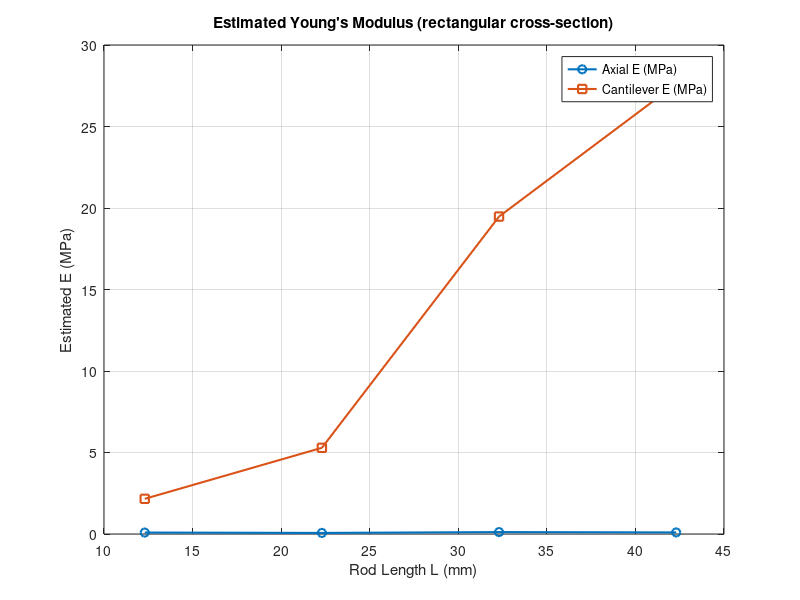
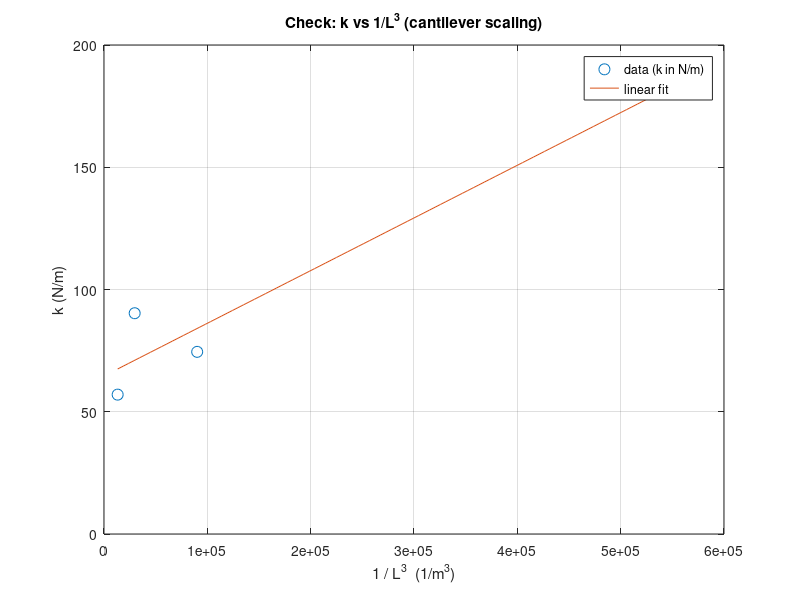

The MATLAB source for these figures, in order:
clear; clc;

% === USER INPUT: edit these to your measured values ===
names = {'1','2','3','4'};        % labels
k_vals = [0.1812, 0.0745, 0.0903, 0.057];       % spring constants (N/mm)
L_vals = [12.3, 22.3, 32.3, 42.3];                   % rod lengths (mm) -- change to your actual L
% Rectangular cross-section dimensions (mm)
b = 5;    % width (mm)  -- change to your measured width
h = 5;    % thickness (mm) -- change to thickness in bending direction

% === CONVERSIONS TO SI ===
k_SI = k_vals * 1000;   % N/mm -> N/m
L_SI = L_vals / 1000;   % mm -> m
b_SI = b / 1000;        % mm -> m
h_SI = h / 1000;        % mm -> m

% Area and second moment of area for rectangle
A_SI = b_SI .* h_SI;           % m^2
I_SI = (b_SI .* (h_SI.^3)) / 12; % m^4 (b*h^3/12)

% === COMPUTE YOUNG'S MODULUS ===
% Axial model
E_axial = (k_SI .* L_SI) ./ A_SI;   % Pa

% Cantilever tip-load model
E_cantilever = (k_SI .* (L_SI.^3)) ./ (3 * I_SI);  % Pa

% === DISPLAY RESULTS ===
fprintf('\n=== Estimated Young''s Modulus (rectangular cross-section) ===\n');
fprintf('Rod\tk (N/mm)\tL (mm)\tE_axial (MPa)\tE_cantilever (MPa)\n');
fprintf('---------------------------------------------------------------\n');
for i = 1:length(k_vals)
    fprintf('%-6s\t%.4f\t\t%.1f\t\t%.3f\t\t%.3f\n', ...
        names{i}, k_vals(i), L_vals(i), E_axial(i)/1e6, E_cantilever(i)/1e6);
end

% === PLOT: E vs L for both models ===
figure;
plot(L_vals, E_axial/1e6, 'o-', 'LineWidth', 1.5, 'DisplayName', 'Axial E (MPa)');
hold on;
plot(L_vals, E_cantilever/1e6, 's-', 'LineWidth', 1.5, 'DisplayName', 'Cantilever E (MPa)');
xlabel('Rod Length L (mm)');
ylabel('Estimated E (MPa)');
title('Estimated Young''s Modulus (rectangular cross-section)');
legend('Location','best');
grid on;

% === OPTIONAL: check cantilever scaling k ~ 1/L^3 ===
invL3 = 1./(L_SI.^3);
% linear fit k_SI = slope * (1/L^3) + intercept
p = polyfit(invL3, k_SI, 1);
slope = p(1);
intercept = p(2);

% Using slope, estimate E from theoretical relation:
% For cantilever: k = (3 E I) / L^3  -> slope (in k vs 1/L^3) = 3 E I
% => E_est_from_slope = slope / (3*I)
E_from_slope = slope ./ (3 * I_SI(1)); % if cross-section same for all, use I of first (or avg)

fprintf('\n=== Cantilever scaling fit (k vs 1/L^3) ===\n');
fprintf('Fit: k = slope*(1/L^3) + intercept\n');
fprintf('slope = %.4e  (N*m^3)\n', slope);
fprintf('intercept = %.4e (N/m)\n', intercept);
fprintf('Estimated E from slope (using I of first rod): %.3f MPa\n', E_from_slope/1e6);

% Plot k vs 1/L^3 and fit
figure;
plot(invL3, k_SI, 'o', 'MarkerSize',8, 'DisplayName','data (k in N/m)');
hold on;
xfit = linspace(min(invL3), max(invL3), 100);
plot(xfit, polyval(p, xfit), '-', 'DisplayName','linear fit');
xlabel('1 / L^3  (1/m^3)');
ylabel('k (N/m)');
title('Check: k vs 1/L^3 (cantilever scaling)');
legend('Location','best');
grid on;

% === NOTES ===
fprintf(['\nNotes:\n' ...
    '- A = b*h and I = b*h^3/12 (assumes bending axis uses h^3 term).\n' ...
    '- Make sure h corresponds to the thickness in the bending direction (the dimension raised to the 3rd power).\n' ...
    '- If the cross-section/orientation differs for each rod, set b and h arrays per-rod instead of scalars.\n']);


